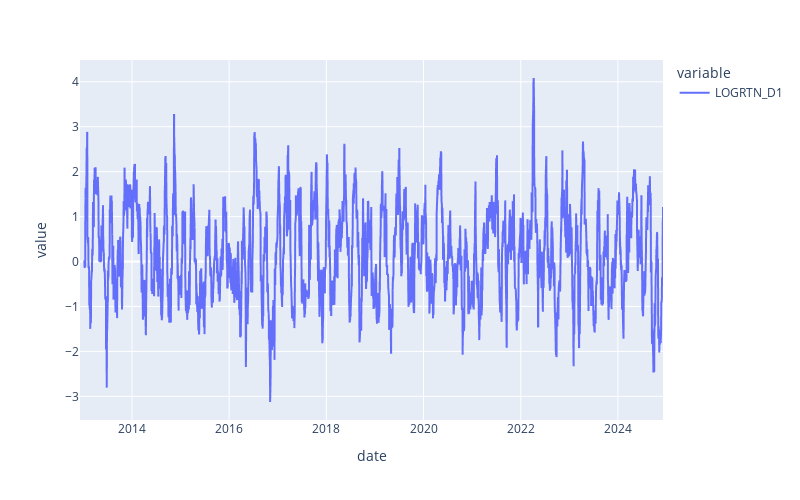

This figure's notebook cell:
### Markdown cell above
Same as above, but only considers downwards deviations when computing volatility

### Code cell
LAG = 20
sortino_vol = log_returns[log_returns < 0].rolling(window=LAG).std()*np.sqrt(LAG)
sortino_ratio =  (log_returns.rolling(window=LAG).mean() - Rf)*LAG/sortino_vol
sharpe_ratio.plot().update_layout(autosize=False, width=800, height=500)

### Figure 1 — Plotly figure (JSON) as saved in the notebook; plotly's stock layout.template omitted (floating-point values rounded to 4 significant figures; data arrays with more than 128 entries replaced by an {"elided": "..."} marker saying what was removed)
{"data": [{"hovertemplate": "variable=LOGRTN_D1<br>date=%{x}<br>value=%{y}<extra></extra>", "legendgroup": "LOGRTN_D1", "line": {"color": "#636efa", "dash": "solid"}, "marker": {"symbol": "circle"}, "mode": "lines", "name": "LOGRTN_D1", "showlegend": true, "type": "scattergl", "x": {"elided": "3032 str values"}, "xaxis": "x", "y": {"elided": "3032 float values"}, "yaxis": "y"}], "layout": {"autosize": false, "height": 500, "legend": {"title": {"text": "variable"}, "tracegroupgap": 0}, "margin": {"t": 60}, "width": 800, "xaxis": {"anchor": "y", "domain": [0, 1], "title": {"text": "date"}}, "yaxis": {"anchor": "x", "domain": [0, 1], "title": {"text": "value"}}}}
